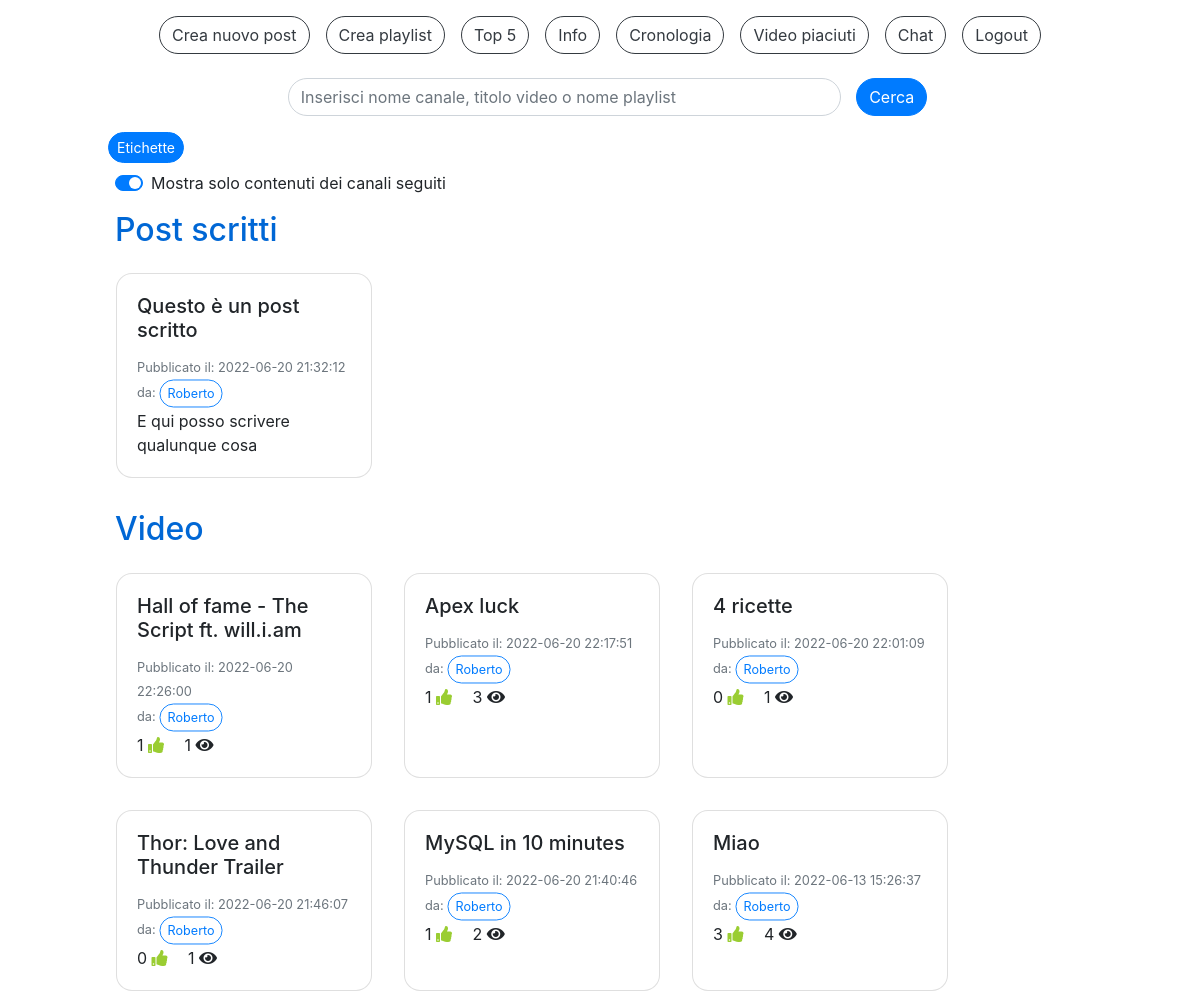
The app's page /home.php (signed in) with its own data.
### tables this page shows
CREATE TABLE `post_scritti` (
  `IdPost` int(11) NOT NULL,
  `Titolo` varchar(40) NOT NULL,
  `DataPubblicazione` datetime NOT NULL DEFAULT CURRENT_TIMESTAMP,
  `TestoPost` varchar(400) NOT NULL,
  `IdAccount` int(11) NOT NULL
);

CREATE TABLE `accounts` (
  `IdAccount` int(11) NOT NULL,
  `Username` varchar(40) NOT NULL,
  `Mail` varchar(40) NOT NULL,
  `Password` varchar(100) NOT NULL,
  `Canale` tinyint(1) NOT NULL,
  `NumeroIscritti` int(11) DEFAULT NULL
);

CREATE TABLE `video` (
  `IdVideo` int(11) NOT NULL,
  `Titolo` varchar(100) NOT NULL,
  `SorgenteVideo` varchar(300) NOT NULL,
  `DataPubblicazione` datetime NOT NULL DEFAULT CURRENT_TIMESTAMP,
  `NumeroLike` int(11) NOT NULL DEFAULT '0',
  `NumeroVisualizzazioni` int(11) NOT NULL DEFAULT '0',
  `IdAccount` int(11) NOT NULL
);

### check_canale.php (called while the page is built, shortened)
<?php
  include("db.php");
  $sql="SELECT * FROM Accounts WHERE IdAccount=?";
  $query=$db->prepare($sql);
  $dati=array($_SESSION["loginID"]);
  $query->execute($dati);
  $ris=$query->fetchAll();
  foreach($ris as $row) {
    $canale=$row["Canale"];
  }
?>

### home.php (the view, shortened to what this page needs)
<!DOCTYPE html>
<html>
<head>
  <link rel="stylesheet" href="css/style.css">
  <link rel="stylesheet" href="css/custom_style.css">
</head>
<body>
  <?php
    include("db.php");
    include("check_canale.php");
  ?>
  <div class="container-fluid pt-3">
    <div class="row justify-content-center">
      <?php
        if($canale) {
          echo '<button type="button" class="btn btn-outline-dark mr-3" onclick="location.href=\'create_post.php\'">Crea nuovo post</button>';
        }
      ?>
      <button type="button" class="btn btn-outline-dark mr-3" onclick="location.href='creazionePlaylist.php'">Crea playlist</button>
      <button type="button" class="btn btn-outline-dark mr-3" onclick="location.href='top5.php'">Top 5</button>
      <button type="button" class="btn btn-outline-dark mr-3" onclick="location.href='info.php'">Info</button>
      <button type="button" class="btn btn-outline-dark mr-3" onclick="location.href='cronologia.php'">Cronologia</button>
      <button type="button" class="btn btn-outline-dark mr-3" onclick="location.href='video_piaciuti.php'">Video piaciuti</button>
      <button type="button" class="btn btn-outline-dark mr-3" onclick="location.href='chat.php'">Chat</button>
      <button type="button" class="btn btn-outline-dark" onclick="location.href='logout.php'">Logout</button>
    </div>
    <div class="row justify-content-center">
      <div id="homePosts" class="col-10">
        <form method="POST" class="mt-2" style="width: 100%" action="ricerca.php">
          <div class="row align-items-center justify-content-center">
            <div class="form-group col-7 mt-3">
              <input type="text" id="cerca" class="form-control" name="cerca" placeholder="Inserisci nome canale, titolo video o nome playlist" required>
            </div>
            <button id="bottoneCerca" class="btn btn-primary" value="">Cerca</button>
          </div>
        </form>
        <div class="row mb-2">
          <button id="etichette" class="btn btn-primary btn-sm ml-2" onclick="location.href='etichette.php'">Etichette</button>
        </div>
        <div class="custom-control custom-switch">
          <label class="custom-control-label" id="contentSwitchLabel" for="contentSwitch">Mostra solo contenuti dei canali seguiti</label>
        </div>
        <h2 class="titleText mt-3">Post scritti</h2>
        <div id="postScrittiSeguiti" class="row">
        <?php
          $sql="SELECT * FROM Post_Scritti s, Accounts a, Iscrizioni i WHERE a.IdAccount=s.IdAccount AND a.IdAccount=i.IdCanale AND i.IdIscritto=? ORDER BY DataPubblicazione DESC LIMIT 4";
          $query=$db->prepare($sql);
          $dati=array($_SESSION["loginID"]);
          $query->execute($dati);
          $ris=$query->fetchAll();
          foreach($ris as $row) {
            echo '<div class="card m-3 card-post" style="width: 16rem;">
                    <div class="card-body card-post" onclick="cardOnClickPost(\''.$row["IdPost"].'\',\''. $row["Username"] .'\')">
                      <h5 class="card-title card-post">'. $row["Titolo"] .'</h5>
                      <p class="card-text card-post">
                        <small class="text-muted">Pubblicato il: '. $row["DataPubblicazione"] .'<br>da:<button type="button" class="btn btn-outline-primary btn-sm mini" onclick="location.href=\'canale.php?canale='. $row["Username"] .'\'">'. $row["Username"] .'</button></small><br>
                        '. $row["TestoPost"] .'<br>
                      </p>
                    </div>
                  </div>';
          }
        ?>
        </div>
        <h2 class="titleText mt-3">Video</h2>
        <?php
          $sql="SELECT * FROM Video v JOIN Accounts a ON v.IdAccount=a.IdAccount ORDER BY DataPubblicazione DESC LIMIT 12";
          $query=$db->prepare($sql);
          $query->execute();
          $ris=$query->fetchAll();
          foreach($ris as $row) {
            $sql="SELECT * FROM Video v, Visualizzazioni vis, Accounts a WHERE v.IdVideo=vis.IdVideo AND a.IdAccount=vis.IdAccount AND vis.IdAccount=? AND vis.IdVideo=?";
            $query=$db->prepare($sql);
            $dati=array($_SESSION["loginID"], $row["IdVideo"]);
            $query->execute($dati);
            $risVis=$query->fetchAll();
          }
        ?>
        <div id="postVideoSeguiti" class="row">
        <?php
          $sql="SELECT * FROM Video v, Accounts a, Iscrizioni i WHERE v.IdAccount=a.IdAccount AND a.IdAccount=i.IdCanale AND i.IdIscritto=? ORDER BY v.DataPubblicazione DESC LIMIT 12";
          $query=$db->prepare($sql);
          $dati=array($_SESSION["loginID"]);
          $query->execute($dati);
          $ris=$query->fetchAll();
          foreach($ris as $row) {
            $sql="SELECT * FROM Video v, Visualizzazioni vis, Accounts a WHERE v.IdVideo=vis.IdVideo AND a.IdAccount=vis.IdAccount AND vis.IdAccount=? AND vis.IdVideo=?";
            $query=$db->prepare($sql);
            $dati=array($_SESSION["loginID"], $row["IdVideo"]);
            $query->execute($dati);
            $risVis=$query->fetchAll();
            $tempoVis=-1;
            $creator=$row["Username"];
            foreach($risVis as $vis) {
              $tempoVis=$vis["TempoVisualizzazione"];
            }
            echo '<div class="card card-video m-3" style="width: 16rem;">
                    <div class="card-body card-video" onclick="cardOnClick(\''. $row["IdVideo"] .'\',\''. $row["Titolo"] .'\',\''. $row["SorgenteVideo"] .'\',\''. $tempoVis .'\',\''. $creator .'\')">
                      <h5 class="card-title card-video">'. $row["Titolo"] .'</h5>
                      <p class="card-text card-video">
                        <small class="text-muted">Pubblicato il: '. $row["DataPubblicazione"] .'<br>da:<button type="button" class="btn btn-outline-primary btn-sm mini">'. $creator .'</button></small><br>
                        '. $row["NumeroLike"] .' <i class="fa fa-thumbs-up mr-3"></i>
                        '. $row["NumeroVisualizzazioni"] .' <i class="fa fa-eye"></i>
                      </p>
                    </div>
                  </div>';
          }
        ?>
        </div>
      </div>
    </div>
  </div>
</body>
</html>

### css/custom_style.css (style rules this page uses)
* { transition: 0.4s; }
div, h2, p { cursor: default; }
.card-video,.card-playlist,.card-post { cursor: pointer; }
.fa-thumbs-up { color: yellowgreen; }
body { height: 100vh; overflow: auto; }
.btn,.form-control,.custom-select { border-radius: 2rem; }
.mini { transform: scale(0.9); }
.card { border-radius: 1rem; }
.titleText { color: #0067d5; }

### records on screen
post_scritti: Titolo "Questo è un post scritto", DataPubblicazione "2022-06-20 21:32:12", IdAccount.Username "Roberto", TestoPost "E qui posso scrivere qualunque cosa"
video: Titolo "Hall of fame - The Script ft. will.i.am", DataPubblicazione "2022-06-20 22:26:00", IdAccount.Username "Roberto", NumeroLike "1", NumeroVisualizzazioni "1"
video: Titolo "Apex luck", DataPubblicazione "2022-06-20 22:17:51", IdAccount.Username "Roberto", NumeroLike "1", NumeroVisualizzazioni "3"
video: Titolo "4 ricette", DataPubblicazione "2022-06-20 22:01:09", IdAccount.Username "Roberto", NumeroLike "0", NumeroVisualizzazioni "1"
video: Titolo "Thor: Love and Thunder Trailer", DataPubblicazione "2022-06-20 21:46:07", IdAccount.Username "Roberto", NumeroLike "0", NumeroVisualizzazioni "1"
video: Titolo "MySQL in 10 minutes", DataPubblicazione "2022-06-20 21:40:46", IdAccount.Username "Roberto", NumeroLike "1", NumeroVisualizzazioni "2"
video: Titolo "Miao", DataPubblicazione "2022-06-13 15:26:37", IdAccount.Username "Roberto", NumeroLike "3", NumeroVisualizzazioni "4"
